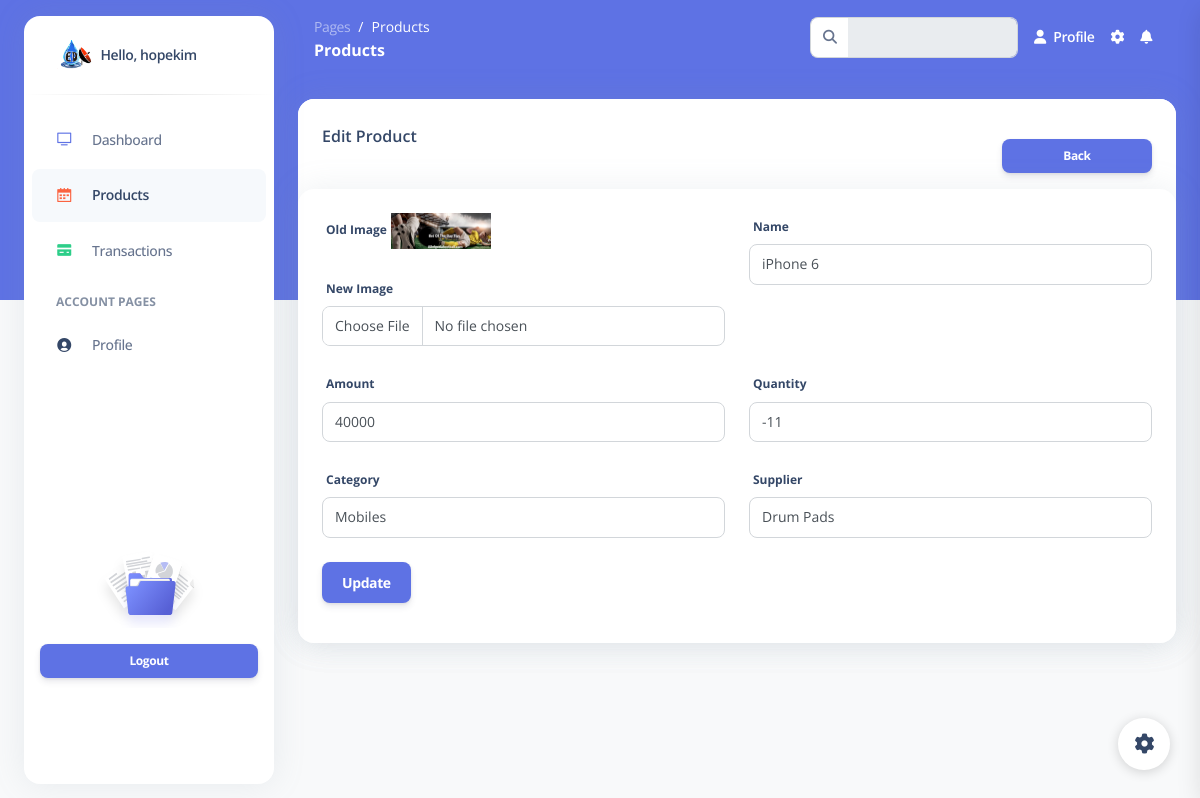
Screenshot of /customer-care/pages/edit-products.php?id=3 (signed in) with the database file from the repository.
### tables this page shows
CREATE TABLE `products` (
  `id` int(11) NOT NULL,
  `category_id` int(11) NOT NULL,
  `supplier_id` int(11) NOT NULL,
  `name` varchar(255) NOT NULL,
  `amount` int(11) NOT NULL,
  `qty` int(11) NOT NULL,
  `photo` varchar(255) NOT NULL,
  `created_by` varchar(255) NOT NULL
);

CREATE TABLE `categories` (
  `id` int(11) NOT NULL,
  `name` varchar(255) NOT NULL,
  `photo` varchar(255) NOT NULL,
  `created_by` varchar(255) NOT NULL
);

### functions/userfunctions.php (called while the page is built, shortened)
<?php
function getAll($table) {
    global $conn;
    $query = "SELECT * FROM $table";
    return $query_run = mysqli_query($conn, $query);
}
?>

### customer-care/pages/edit-products.php (the view, shortened to what this page needs)
<?php
require_once '../../functions/userfunctions.php';
require_once '../../config/dbcon.php';
?>
<!DOCTYPE html>
<html lang="en">
<head>
  <link href="../assets/css/nucleo-icons.css" rel="stylesheet" />
  <link href="../assets/css/nucleo-svg.css" rel="stylesheet" />
  <link href="../assets/css/nucleo-svg.css" rel="stylesheet" />
  <link id="pagestyle" href="../assets/css/argon-dashboard.css?v=2.0.4" rel="stylesheet" />
</head>
<body class="g-sidenav-show   bg-gray-100">
  <aside class="sidenav bg-white navbar navbar-vertical navbar-expand-xs border-0 border-radius-xl my-3 fixed-start ms-4 " id="sidenav-main">
    <div class="sidenav-header">
      <a class="navbar-brand m-0" href="./profile.html">
        <img src="../logo.png" class="navbar-brand-img h-100" alt="main_logo">
        <span class="ms-1 font-weight-bold">
          <?php echo "Hello, ".$_SESSION['sessionuser']?>
        </span>
      </a>
    </div>
    <hr class="horizontal dark mt-0">
    <div class="collapse navbar-collapse  w-auto " id="sidenav-collapse-main">
      <ul class="navbar-nav">
        <li class="nav-item">
          <a class="nav-link" href="./index.php">
            <div class="icon icon-shape icon-sm border-radius-md text-center me-2 d-flex align-items-center justify-content-center">
              <i class="ni ni-tv-2 text-primary text-sm opacity-10"></i>
            </div>
            <span class="nav-link-text ms-1">Dashboard</span>
          </a>
        </li>
        <li class="nav-item">
          <a class="nav-link active" href="./products.php">
            <div class="icon icon-shape icon-sm border-radius-md text-center me-2 d-flex align-items-center justify-content-center">
              <i class="ni ni-calendar-grid-58 text-warning text-sm opacity-10"></i>
            </div>
            <span class="nav-link-text ms-1">Products</span>
          </a>
        </li>
        <li class="nav-item">
          <a class="nav-link " href="./transactions.php">
            <div class="icon icon-shape icon-sm border-radius-md text-center me-2 d-flex align-items-center justify-content-center">
              <i class="ni ni-credit-card text-success text-sm opacity-10"></i>
            </div>
            <span class="nav-link-text ms-1">Transactions</span>
          </a>
        </li>
        <li class="nav-item mt-3">
          <h6 class="ps-4 ms-2 text-uppercase text-xs font-weight-bolder opacity-6">Account pages</h6>
        </li>
        <li class="nav-item">
          <a class="nav-link " href="./profile.php">
            <div class="icon icon-shape icon-sm border-radius-md text-center me-2 d-flex align-items-center justify-content-center">
              <i class="ni ni-circle-08 text-dark text-sm opacity-10"></i>
            </div>
            <span class="nav-link-text ms-1">Profile</span>
          </a>
        </li>
      </ul>
    </div>
    <div class="sidenav-footer mx-3 ">
      <div class="card card-plain shadow-none" id="sidenavCard">
        <img class="w-50 mx-auto" src="../assets/img/illustrations/icon-documentation.svg" alt="sidebar_illustration">
        <div class="card-body text-center p-3 w-100 pt-0">
        </div>
      </div>
      <a class="btn btn-primary btn-sm mb-0 w-100" onclick="return confirm('Are you sure to logout?')" href="../../includes/logout.php" type="button">Logout</a>
    </div>
  </aside>
  <main class="main-content position-relative border-radius-lg ">
    <nav class="navbar navbar-main navbar-expand-lg px-0 mx-4 shadow-none border-radius-xl " id="navbarBlur" data-scroll="false">
      <div class="container-fluid py-1 px-3">
        <nav aria-label="breadcrumb">
          <ol class="breadcrumb bg-transparent mb-0 pb-0 pt-1 px-0 me-sm-6 me-5">
            <li class="breadcrumb-item text-sm"><a class="opacity-5 text-white" href="javascript:;">Pages</a></li>
            <li class="breadcrumb-item text-sm text-white active" aria-current="page">Products</li>
          </ol>
          <h6 class="font-weight-bolder text-white mb-0">Products</h6>
        </nav>
        <div class="collapse navbar-collapse mt-sm-0 mt-2 me-md-0 me-sm-4" id="navbar">
          <div class="ms-md-auto pe-md-3 d-flex align-items-center">
            <div class="input-group">
              <span class="input-group-text text-body"><i class="fas fa-search" aria-hidden="true"></i></span>
              <input type="text" class="form-control" disabled>
            </div>
          </div>
          <ul class="navbar-nav  justify-content-end">
            <li class="nav-item d-flex align-items-center">
              <a href="profile.php" class="nav-link text-white font-weight-bold px-0">
                <i class="fa fa-user me-sm-1"></i>
                <span class="d-sm-inline d-none">Profile</span>
              </a>
            </li>
            <li class="nav-item px-3 d-flex align-items-center">
              <a href="javascript:;" class="nav-link text-white p-0">
                <i class="fa fa-cog fixed-plugin-button-nav cursor-pointer"></i>
              </a>
            </li>
            <li class="nav-item dropdown pe-2 d-flex align-items-center">
              <a href="javascript:;" class="nav-link text-white p-0" id="dropdownMenuButton" data-bs-toggle="dropdown" aria-expanded="false">
                <i class="fa fa-bell cursor-pointer"></i>
              </a>
            </li>
          </ul>
        </div>
      </div>
    </nav>
    <div class="container-fluid py-4">
      <div class="row">
        <div class="col-12">
          <div class="card mb-4">
            <div class="card-header pb-0">
            <button onclick="window.location.href='products.php'" class="btn btn-primary btn-sm my-3 " style="float: right; width: 150px;">Back</button>
              <h6>Edit Product</h6>
            </div>
            <div class="row">
                <div class="col-md-12">
                    <div class="card">
                        <?php
                            $id = $_GET['id'];
                            $query = "SELECT * FROM products WHERE id='$id'";
                            $query_run = mysqli_query($conn, $query);
                            $item = mysqli_fetch_array($query_run);
                            ?>
                        <div class="card-body">
                            <form id="editProduct">
                            <div class="row">
                            <div class="col-md-6 mb-4">
                                    <label>Old Image</label>
                                    <span class="text-secondary text-xs font-weight-bold "><img src="../../uploads/<?=$item['photo']?>" width="100vmin" alt="Category Image"></span>
                                    <br><br>
                                    <label>New Image</label>
                                    <input type="file" name="photo" class="form-control">
                                </div>
                            <div class="col-md-6 mb-4">
                                    <label>Name</label>
                                    <input type="text" name="name" required value="<?=$item['name']?>" placeholder="Enter product name" class="form-control">
                                </div>
                                <div class="col-md-6 mb-4">
                                    <label>Amount</label>
                                    <input type="number" name="amount" required value="<?=$item['amount']?>" placeholder="Enter product amount" class="form-control">
                                </div>
                                <div class="col-md-6 mb-4">
                                    <label>Quantity</label>
                                    <input type="number" name="qty" required value="<?=$item['qty']?>" placeholder="Enter product quantity" class="form-control">
                                </div>
                                <div class="col-md-6 mb-4">
                                    <label>Category</label>
                                    <select name="category" required class="form-control">
                                          <?php
                                              $categories = getAll("categories");
                                              if (mysqli_num_rows($categories) > 0) {
                                                  foreach($categories as $cate) {
                                                      ?>
                                                          <option value="<?= $cate['id']; ?>" <?= $cate['id'] == $item['category_id']?'selected':'' ?> ><?= $cate['name']; ?></option>
                                                      <?php
                                                  }
                                              } else {
                                                  echo "No category available";
                                              }
                                          ?>
                                    </select>
                                </div>
                                <div class="col-md-6 mb-4">
                                    <label>Supplier</label>
                                    <select name="supplier" required class="form-control">
                                        <?php
                                              $suppliers = getAll("suppliers");
                                              if (mysqli_num_rows($suppliers) > 0) {
                                                  foreach($suppliers as $supp) {
                                                      ?>
                                                          <option value="<?= $supp['id']; ?>" <?= $supp['id'] == $item['supplier_id']?'selected':'' ?> ><?= $cate['name']; ?></option>
                                                      <?php
                                                  }
                                              } else {
                                                  echo "No supplier available";
                                              }
                                          ?>
                                    </select>
                                </div>
                                <div class="col-md-12">
                                    <button type="submit" class="btn btn-primary">Update</button>
                                </div>
                            </div>
                        </form>
                    </div>
                </div>
                </div>
            </div>
          </div>
        </div>
      </div>
    </div>
  </main>
  <div class="fixed-plugin">
    <a class="fixed-plugin-button text-dark position-fixed px-3 py-2">
      <i class="fa fa-cog py-2"> </i>
    </a>
    </div>
</body>
</html>

### customer-care/assets/css/nucleo-svg.css (style rules this page uses)
.icon { display: inline-block; color: #111111; height: 1em; width: 1em; }
.icon-sm { height: 0.8em; width: 0.8em; }
.icon { fill: currentColor; stroke: none; }

### rows the page displays
products: photo (picture), name "iPhone 6", amount "40000", qty "-11", category "Mobiles", supplier "Drum Pads"

### other values shown
$_SESSION['sessionuser'] "hopekim"
